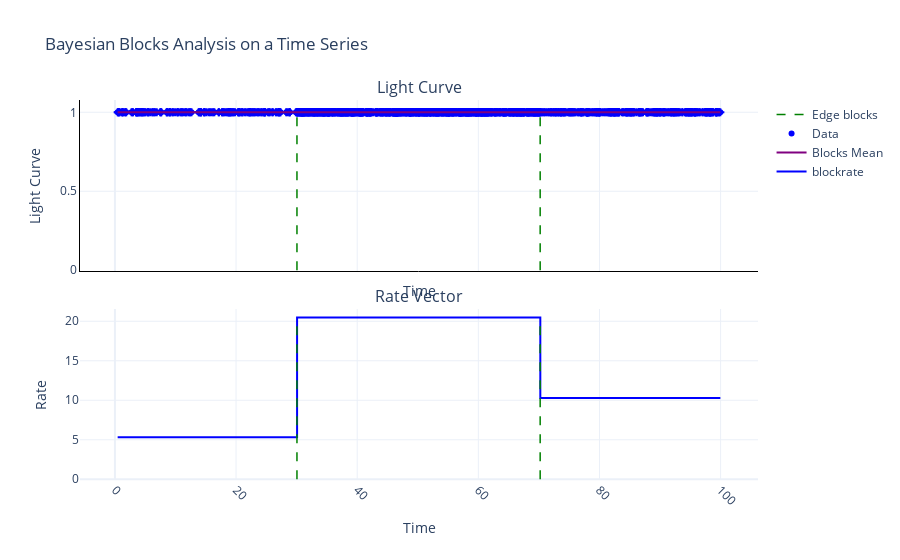

Notebook code for this chart:
### Code cell
# Print
display(blocks_computed_ph['N_change_points'])

# Plot
ag_bb_ph.plotBayesianBlocks(saveImage=False, plotRate=True)

### Figure 1 — Plotly figure (JSON) as saved in the notebook; plotly's stock layout.template omitted (floating-point values rounded to 4 significant figures; data arrays with more than 128 entries replaced by an {"elided": "..."} marker saying what was removed)
{"data": [{"line": {"color": "green", "dash": "dash", "width": 1.5}, "mode": "lines", "name": "Edge blocks", "type": "scatter", "x": [null], "xaxis": "x", "y": [null], "yaxis": "y"}, {"error_x": {"array": {"elided": "1285 int values"}, "type": "data"}, "error_y": {"array": {"elided": "1285 int values"}, "type": "data"}, "marker": {"color": "blue", "size": 6}, "mode": "markers", "name": "Data", "type": "scatter", "x": {"elided": "1285 float values"}, "xaxis": "x", "y": {"elided": "1285 int values"}, "yaxis": "y"}, {"line": {"color": "purple", "shape": "hv"}, "mode": "lines", "name": "Blocks Mean", "type": "scatter", "x": {"elided": "1285 float values"}, "xaxis": "x", "y": {"elided": "1285 int values"}, "yaxis": "y"}, {"line": {"color": "blue", "shape": "hv"}, "mode": "lines", "name": "blockrate", "type": "scatter", "x": {"elided": "1285 float values"}, "xaxis": "x2", "y": {"elided": "1285 float values"}, "yaxis": "y2"}], "layout": {"annotations": [{"font": {"size": 16}, "showarrow": false, "text": "Light Curve", "x": 0.5, "xanchor": "center", "xref": "paper", "y": 1, "yanchor": "bottom", "yref": "paper"}, {"font": {"size": 16}, "showarrow": false, "text": "Rate Vector", "x": 0.5, "xanchor": "center", "xref": "paper", "y": 0.45, "yanchor": "bottom", "yref": "paper"}], "hovermode": "closest", "shapes": [{"line": {"color": "green", "dash": "dash", "width": 1.5}, "name": "Edge blocks", "type": "line", "x0": 30.06, "x1": 30.06, "xref": "x", "y0": 0, "y1": 1, "yref": "y"}, {"line": {"color": "green", "dash": "dash", "width": 1.5}, "name": "Edge blocks", "type": "line", "x0": 70.21, "x1": 70.21, "xref": "x", "y0": 0, "y1": 1, "yref": "y"}, {"line": {"color": "green", "dash": "dash", "width": 1.5}, "type": "line", "x0": 30.06, "x1": 30.06, "xref": "x2", "y0": 0, "y1": 20.47, "yref": "y2"}, {"line": {"color": "green", "dash": "dash", "width": 1.5}, "type": "line", "x0": 70.21, "x1": 70.21, "xref": "x2", "y0": 0, "y1": 20.47, "yref": "y2"}], "showlegend": true, "title": {"text": "Bayesian Blocks Analysis on a Time Series"}, "xaxis": {"anchor": "y", "domain": [0, 1], "linecolor": "black", "matches": "x2", "showline": true, "showticklabels": false, "tickangle": 45, "tickformat": "g", "title": {"text": "Time"}}, "xaxis2": {"anchor": "y2", "domain": [0, 1], "tickangle": 45, "tickmode": "array", "title": {"text": "Time"}}, "yaxis": {"anchor": "x", "domain": [0.55, 1], "linecolor": "black", "showline": true, "title": {"text": "Light Curve"}}, "yaxis2": {"anchor": "x2", "domain": [0, 0.45], "title": {"text": "Rate"}}}}
